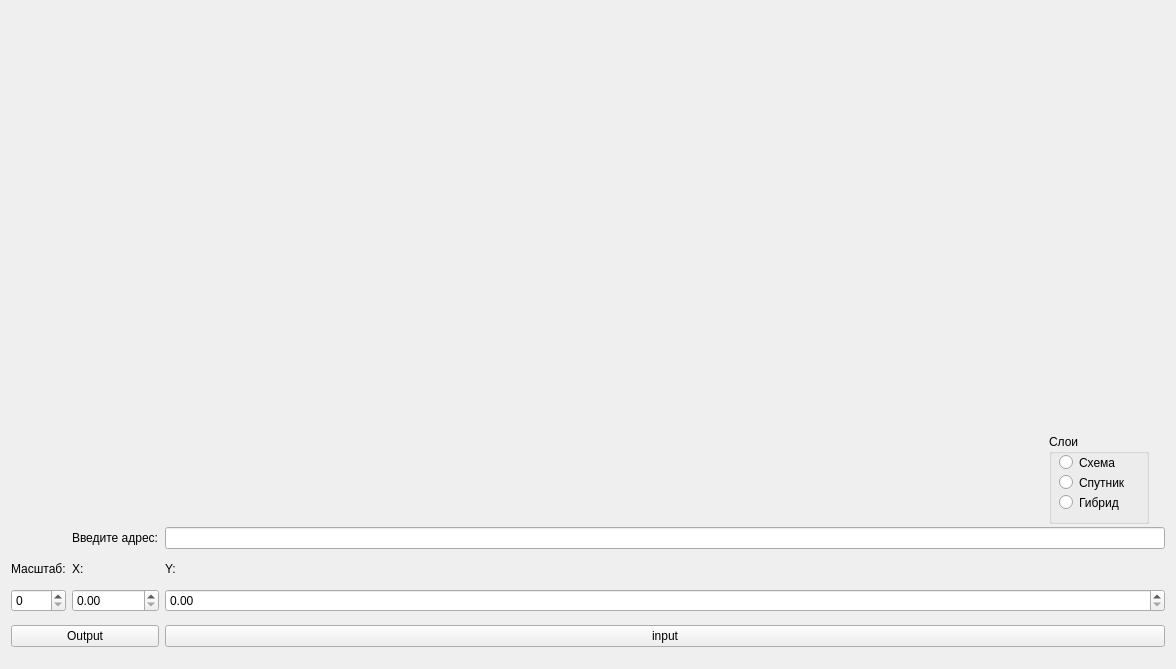
<?xml version="1.0" encoding="UTF-8"?>
<ui version="4.0">
 <class>Form</class>
 <widget class="QWidget" name="Form">
  <property name="geometry">
   <rect>
    <x>0</x>
    <y>0</y>
    <width>1159</width>
    <height>669</height>
   </rect>
  </property>
  <property name="windowTitle">
   <string>Карта</string>
  </property>
  <layout class="QGridLayout" name="gridLayout_2">
   <item row="2" column="2">
    <widget class="QLabel" name="label_3">
     <property name="text">
      <string>Y:</string>
     </property>
    </widget>
   </item>
   <item row="1" column="2">
    <widget class="QLineEdit" name="lineEdit">
     <property name="minimumSize">
      <size>
       <width>1000</width>
       <height>0</height>
      </size>
     </property>
    </widget>
   </item>
   <item row="2" column="0">
    <widget class="QLabel" name="label">
     <property name="sizePolicy">
      <sizepolicy hsizetype="Fixed" vsizetype="Fixed">
       <horstretch>0</horstretch>
       <verstretch>0</verstretch>
      </sizepolicy>
     </property>
     <property name="text">
      <string>Масштаб:</string>
     </property>
    </widget>
   </item>
   <item row="5" column="2">
    <widget class="QPushButton" name="pushButton">
     <property name="text">
      <string>input</string>
     </property>
    </widget>
   </item>
   <item row="3" column="2">
    <widget class="QDoubleSpinBox" name="yInput">
     <property name="sizePolicy">
      <sizepolicy hsizetype="Expanding" vsizetype="Fixed">
       <horstretch>0</horstretch>
       <verstretch>0</verstretch>
      </sizepolicy>
     </property>
    </widget>
   </item>
   <item row="3" column="1">
    <widget class="QDoubleSpinBox" name="xInput">
     <property name="sizePolicy">
      <sizepolicy hsizetype="Expanding" vsizetype="Fixed">
       <horstretch>0</horstretch>
       <verstretch>0</verstretch>
      </sizepolicy>
     </property>
    </widget>
   </item>
   <item row="2" column="1" colspan="2">
    <widget class="QLabel" name="label_2">
     <property name="sizePolicy">
      <sizepolicy hsizetype="Fixed" vsizetype="Fixed">
       <horstretch>0</horstretch>
       <verstretch>0</verstretch>
      </sizepolicy>
     </property>
     <property name="text">
      <string>X:</string>
     </property>
    </widget>
   </item>
   <item row="5" column="0" colspan="2">
    <widget class="QPushButton" name="outButton">
     <property name="text">
      <string>Output</string>
     </property>
    </widget>
   </item>
   <item row="0" column="0" colspan="3">
    <layout class="QGridLayout" name="gridLayout">
     <item row="2" column="1">
      <widget class="QGroupBox" name="groupBox">
       <property name="minimumSize">
        <size>
         <width>100</width>
         <height>90</height>
        </size>
       </property>
       <property name="maximumSize">
        <size>
         <width>100</width>
         <height>70</height>
        </size>
       </property>
       <property name="title">
        <string>Слои</string>
       </property>
       <widget class="QRadioButton" name="radio_hybrid">
        <property name="geometry">
         <rect>
          <x>10</x>
          <y>60</y>
          <width>82</width>
          <height>17</height>
         </rect>
        </property>
        <property name="text">
         <string>Гибрид</string>
        </property>
       </widget>
       <widget class="QRadioButton" name="radio_satellite">
        <property name="geometry">
         <rect>
          <x>10</x>
          <y>40</y>
          <width>82</width>
          <height>17</height>
         </rect>
        </property>
        <property name="text">
         <string>Спутник</string>
        </property>
       </widget>
       <widget class="QRadioButton" name="radio_schema">
        <property name="geometry">
         <rect>
          <x>10</x>
          <y>20</y>
          <width>82</width>
          <height>17</height>
         </rect>
        </property>
        <property name="text">
         <string>Схема</string>
        </property>
       </widget>
      </widget>
     </item>
     <item row="0" column="0">
      <widget class="QLabel" name="mapOut">
       <property name="minimumSize">
        <size>
         <width>1000</width>
         <height>400</height>
        </size>
       </property>
       <property name="maximumSize">
        <size>
         <width>100</width>
         <height>100</height>
        </size>
       </property>
       <property name="text">
        <string/>
       </property>
      </widget>
     </item>
    </layout>
   </item>
   <item row="3" column="0">
    <widget class="QSpinBox" name="scaleInput"/>
   </item>
   <item row="1" column="1">
    <widget class="QLabel" name="label_4">
     <property name="maximumSize">
      <size>
       <width>1000</width>
       <height>15</height>
      </size>
     </property>
     <property name="text">
      <string>Введите адрес:</string>
     </property>
    </widget>
   </item>
  </layout>
 </widget>
 <resources/>
 <connections/>
</ui>
